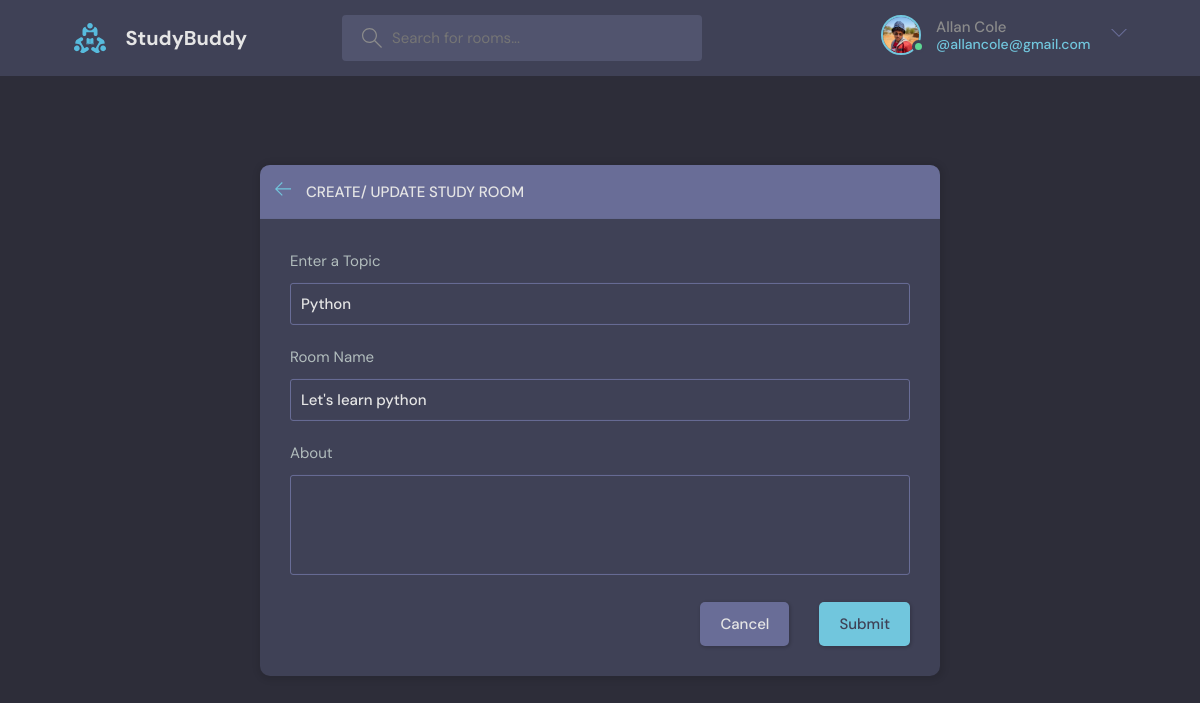
The app's page /update-room/1/ (signed in) with its own data.
### base/models.py (models this page shows, shortened)
class User(AbstractUser):
    name = models.CharField(max_length=200, null=True)
    email = models.EmailField(unique=True, null=True)
    bio = models.TextField(null=True)
    avatar = models.ImageField(null=True, default="avatar.svg")
    USERNAME_FIELD = 'email'
    REQUIRED_FIELDS = []

class Room(models.Model):
    host = models.ForeignKey(User, on_delete=models.SET_NULL, null=True)
    topic = models.ForeignKey(Topic, on_delete=models.SET_NULL, null=True)
    name = models.CharField(max_length=200)
    description = models.TextField(null=True, blank=True)
    participants = models.ManyToManyField(User, related_name='participants', blank=True)
    updated = models.DateTimeField(auto_now=True)
    created = models.DateTimeField(auto_now_add=True)
    class Meta:
        ordering = ['-updated', '-created'] # ordering the latest to be ontop

class Topic(models.Model):
    name = models.CharField(max_length=200)
    def __str__(self):
        return self.name

### base/views.py (the view, shortened to what this page needs)
# urls.py: path('update-room/<str:pk>/', views.updateRoom, name="update-room"),
@login_required(login_url='login')
def updateRoom(request, pk):
    room = Room.objects.get(id=pk)
    form = RoomForm(instance=room) # adding instance to match the room
    topics = Topic.objects.all()
    context = {
        'form': form,
        'room': room,
        'topics': topics
    }
    return render(request, 'base/room_form.html', context)

### base/forms.py
class RoomForm(ModelForm):
    class Meta:
        model = Room
        fields = '__all__' #['name', 'body']
        exclude = ['host', 'participants', ] # Exclude host and participants while creating a room

### base/templates/base/room_form.html (shortened to what this page needs)
{% extends 'main.html' %}
{% block content %}
<main class="create-room layout">
    <div class="container">
        <div class="layout__box">
            <div class="layout__boxHeader">
                <div class="layout__boxTitle">
                    <a href="{% url 'home' %}">
                    <svg version="1.1" xmlns="http://www.w3.org/2000/svg" width="32" height="32" viewBox="0 0 32 32">
                        <title>arrow-left</title>
                        <path
                        d="M13.723 2.286l-13.723 13.714 13.719 13.714 1.616-1.611-10.96-10.96h27.625v-2.286h-27.625l10.965-10.965-1.616-1.607z">
                        </path>
                    </svg>
                    </a>
                    <h3>Create/ Update Study Room</h3>
                </div>
            </div>
            <div class="layout__body">
                <form class="form" action="#" method="POST">
                    <div class="form__group">
                        <label for="room_topic">Enter a Topic</label>
                        <input required type="text" value="{{room.topic.name}}" name="topic" id="room_topic" list="topic-list" />
                    </div>
                    <div class="form__group">
                        <label for="room_name">Room Name</label>
                        {{ form.name }}
                    </div>
                    <div class="form__group">
                        <label for="room_about">About</label>
                        {{ form.description }}
                    </div>
                    <div class="form__action">
                        <a class="btn btn--dark" href="{% url 'home' %}">Cancel</a>
                        <button class="btn btn--main" type="submit">Submit</button>
                    </div>
                </form>
            </div>
      </div>
    </div>
</main>
{% endblock content %}

### templates/navbar.html (shortened to what this page needs)
{% load static %}
<header class="header header--loggedIn">
    <div class="container">
        <a href="{% url 'home' %}" class="header__logo">
        <img src="{% static 'images/logo.svg' %}"/>
        <h1>StudyBuddy</h1>
        </a>
        <form class="header__search" action="{% url 'home' %}" method="get">
        <label>
            <input type="text" name="q" placeholder="Search for rooms..." />
        </label>
        </form>
        <nav class="header__menu">
            {% if request.user.is_authenticated %}
            <div class="header__user">
                <a href="{% url 'update-user' %}">
                <div class="avatar avatar--medium active">
                    <img src="{{ request.user.avatar.url }}" />
                </div>
                <p>{{ request.user.name }}<span>@{{ request.user }}</span></p>
                </a>
                <button class="dropdown-button">
                <svg version="1.1" xmlns="http://www.w3.org/2000/svg" width="32" height="32" viewBox="0 0 32 32">
                    <title>chevron-down</title>
                    <path d="M16 21l-13-13h-3l16 16 16-16h-3l-13 13z"></path>
                </svg>
                </button>
            </div>
            {% else %}
            <a href="{% url 'login' %}">
                <img src="{% static 'images/avatar.svg' %}" />
                <p>Login</p>
            </a>
            {% endif %}
        </nav>
    </div>
</header>

### records on screen
User: user.avatar (picture), user.name "Allan Cole", user "allancole@gmail.com"
Room: topic "Python", name "Let's learn python"
